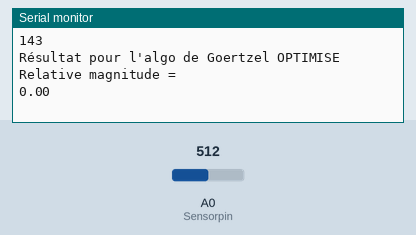
Simulated run of this sketch. Board: Arduino Uno, built with avr-gcc and run on an emulated ATmega328P. Parts: the last lines printed to the serial monitor. The test bench sets the inputs (shaded band); at power-on: A0 (Sensorpin) = 512.

Above: at 1.2 s.
1.3 s: A0 (Sensorpin) set to 513
At 1.58 s:
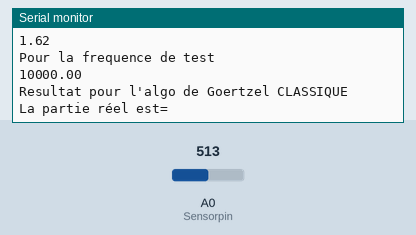
4.3 s: A0 (Sensorpin) set to 306
At 5.74 s:
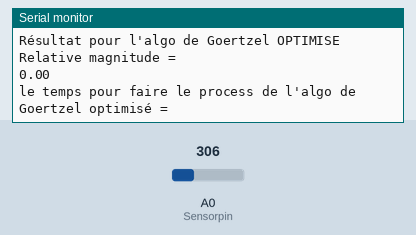
10.3 s: A0 (Sensorpin) set to 716
At 15.24 s:
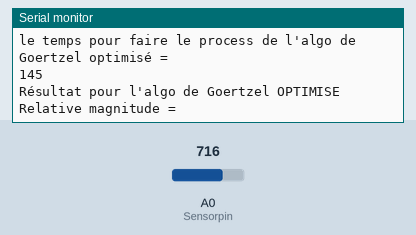
19.3 s: A0 (Sensorpin) set to 511
At 20.36 s:
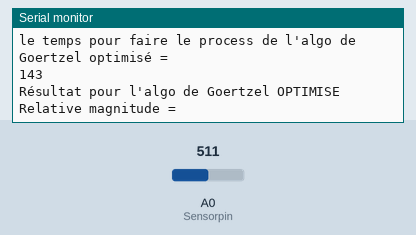
22.3 s: A0 (Sensorpin) set to 900
At 22.91 s:
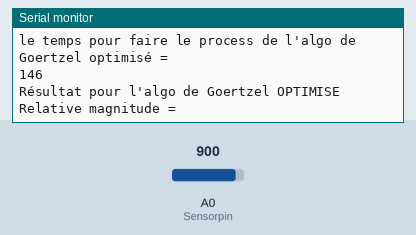
Timing chart, 0 to 25.3 s (numbered marks = the images above; inputs shaded):
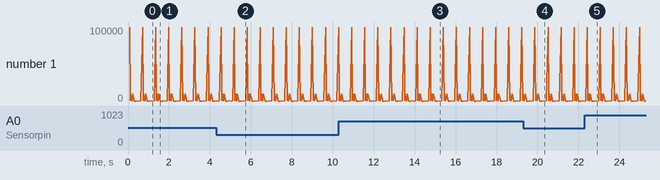

The sketch:

Goertzel_officiel.ino
```cpp
#include <stdio.h>
#include <math.h>
#include <Arduino.h>

#define FLOATING  float
#define SAMPLE  unsigned char
//#define PI 3.14

#define SAMPLING_RATE 100000.0  //100kHz
#define TARGET_FREQUENCY  10000.0 //10 kHz
#define N 300//Block size
#define THRESHOLD 3000
//#define pinMode 13

FLOATING coeff;
FLOATING Q1;
FLOATING Q2;
FLOATING sine;
FLOATING cosine;
int Sensorpin = A0;

//_SFR_BYTE(ADCSRA) |=  _BV(ADPS2); // Set ADPS2
//_SFR_BYTE(ADCSRA) &= ~_BV(ADPS1); // Clear ADPS1
//_SFR_BYTE(ADCSRA) &= ~_BV(ADPS0); // Clear ADPS0

SAMPLE testData[N];

void setup()
{
  //pinMode(13, OUTPUT);
  Serial.begin(9600);
}

/* Call this routine before every "block" (size=N) of samples. */
void ResetGoertzel(void)
{
  Q2 = 0;
  Q1 = 0;
}

/* Call this once, to precompute the constants. */
void InitGoertzel(void)
{
  int k;
  FLOATING  floatN;
  FLOATING  omega;

  floatN = (FLOATING) N;
  k = (int) (0.5 + ((floatN * TARGET_FREQUENCY) / SAMPLING_RATE));
  omega = (2.0 * PI * k) / floatN;
  sine = sin(omega);
  cosine = cos(omega);
  coeff = 2.0 * cosine;

  Serial.println("La frequence d'echantillonnage est =");
  Serial.println(SAMPLING_RATE);
  Serial.println(" le block size est =");
  Serial.println(N);
  Serial.println(" la Target FREQUENCY est=");
  Serial.println(TARGET_FREQUENCY);
  Serial.println("La constante k est=");
  Serial.println(k);
  Serial.println("Le coeff est =");
  Serial.println(coeff);

  ResetGoertzel();
}

/* Call this routine for every sample. */
void ProcessSample(SAMPLE sample)
{
  FLOATING Q0;
  Q0 = coeff * Q1 - Q2 + (FLOATING) sample;
  Q2 = Q1;
  Q1 = Q0;
}

/* Basic Goertzel */
/* Call this routine after every block to get the complex result. */
void GetRealImag(FLOATING *realPart, FLOATING *imagPart)
{
  *realPart = (Q1 - Q2 * cosine);
  *imagPart = (Q2 * sine);
}

/*Algorithme de Goertzel Optimisé */
/* Call this after every block to get the RELATIVE magnitude squared. */
FLOATING GetMagnitudeSquared(void)
{
  FLOATING result;

  result = Q1 * Q1 + Q2 * Q2 - Q1 * Q2 * coeff;
  return result;
}

/*** End of Goertzel-specific code, the remainder is test code. */

/* Synthesize some test data at a given frequency. */
void Generate(FLOATING frequency)
{
  int index;
  FLOATING  step;

  //step = frequency * ((2.0 * PI) / SAMPLING_RATE);

  /* Generate the test data */
  for (index = 0; index < N; index++)
  {
    //testData[index] = (SAMPLE) (100.0 * sin(index * step) + 100.0);
    testData[index] = analogRead(Sensorpin);
  }
}

// Demo 1
void GenerateAndTest(FLOATING frequency)
{
  int index;

  FLOATING  magnitudeSquared;
  FLOATING  magnitude;
  FLOATING  real;
  FLOATING  imag;

  Serial.println("Pour la frequence de test");
  Serial.println(frequency);
  Generate(frequency);

 //calcul du temps pour faire le process samples
  int temps_basic=millis();
 int temps_optimise= millis();

  // Process the samples
  for (index = 0; index < N; index++)
  {
    ProcessSample(testData[index]);
  }

  // Do the "basic Goertzel" processing.
  Serial.println("Resultat pour l'algo de Goertzel CLASSIQUE");

  GetRealImag(&real, &imag);

  Serial.println("La partie réel est=");
  Serial.println(real);
  Serial.println("la partie imaginaire est");
  Serial.println(imag);

  magnitudeSquared = real*real + imag*imag;

  Serial.println("Relative magnitude squared =");
  Serial.println(magnitudeSquared);

  magnitude = sqrt(magnitudeSquared);
  Serial.println("Relative magnitude =");
  Serial.println(magnitude);

  temps_basic=millis()-temps_basic;
  Serial.println("le temps pour faire le process de l'algo de Goertzel optimisé =");
  Serial.println(temps_basic);

  // Do the "optimized Goertzel" processing
  Serial.println("Résultat pour l'algo de Goertzel OPTIMISE");
  magnitudeSquared = GetMagnitudeSquared();
  //Serial.println("Relative magnitude squared =");
  //Serial.println(magnitudeSquared);
  magnitude = sqrt(magnitudeSquared);
  Serial.println("Relative magnitude =");
  Serial.println(magnitude);

 temps_optimise=millis()-temps_optimise;
  Serial.println("le temps pour faire le process de l'algo de Goertzel optimisé =");
  Serial.println(temps_optimise);
 /*
  if (magnitude>THRESHOLD)
  {
    Serial.println("COOOOOOL, j'ai obtenu l'amplitude recherchée");
  }
  else
  {
    Serial.println("NOPE NOT GOOD ");
  }
  */

  ResetGoertzel();
}

/* Demo 2
void GenerateAndTest2(FLOATING frequency)
{
  int index;

  FLOATING  magnitudeSquared;
  FLOATING  magnitude;
  FLOATING  real;
  FLOATING  imag;

  Serial.println("La Frequence est=");
  Serial.println(frequency);
  Generate(frequency);

   Process the samples
  for (index = 0; index < N; index++)
  {
    ProcessSample(testData[index]);
  }

   Do the "standard Goertzel" processing.
  GetRealImag(&real, &imag);

  magnitudeSquared = real*real + imag*imag;
  Serial.println("rel mag^2=");
  Serial.println(magnitudeSquared);
  magnitude = sqrt(magnitudeSquared);
  printf("rel mag=");
  Serial.println(magnitude);

  ResetGoertzel();
}
*/

void loop()
{
  int index;
  //float freq;
   Serial.println("test de l'algorithme de Goertzel");
//while (1)

   InitGoertzel();

    //Demo 1
  // GenerateAndTest(TARGET_FREQUENCY - 250);
   GenerateAndTest(TARGET_FREQUENCY);
  //  GenerateAndTest(TARGET_FREQUENCY + 250);

}
```

Measured:
- the behaviour switches between 512 and 513 on A0 (Sensorpin) (found by bisection; images 0 and 1)
- after the input at 4.3 s, the serial monitor: prints a new line after 0.66 s (image 2)
- after the input at 10.3 s, the serial monitor: prints a new line after 0.22 s (image 3)
- after the input at 19.3 s, the serial monitor: prints a new line after 0.99 s (image 4)
- after the input at 22.3 s, the serial monitor: prints a new line after 0.36 s (image 5)
- plotted number 1: 0 → 3 after the input at 22.3 s
